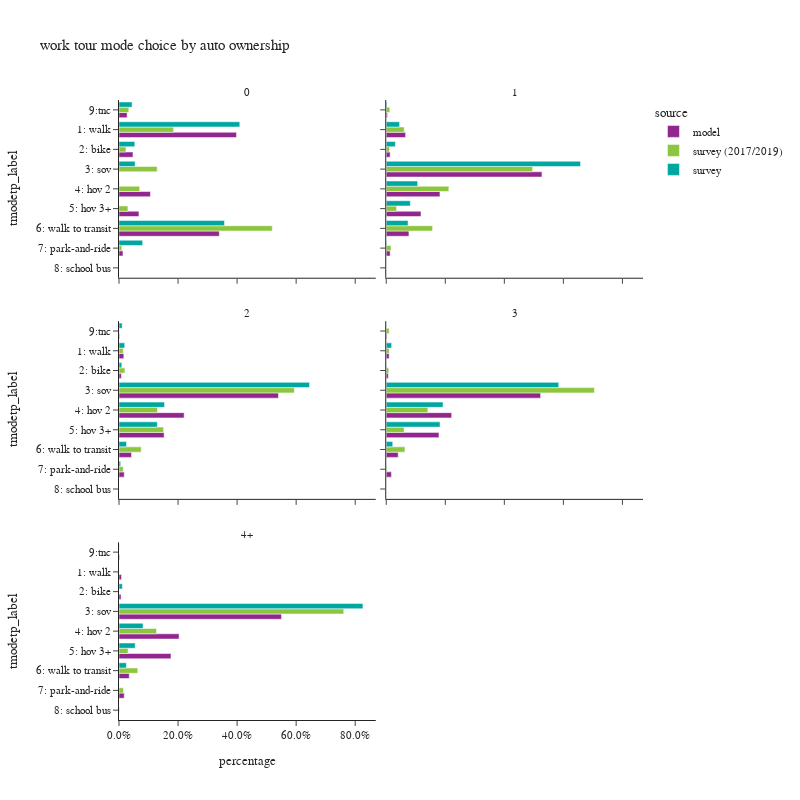

Notebook cell for this chart:
### Code cell
plot_mode_choice(wk_tour.loc[wk_tour['auto_ownership_4+']!="-1"],"auto_ownership_4+",
                 {"auto_ownership_4+":["0","1","2","3","4+"],
                  "tmodetp_label":["1: walk","2: bike","3: sov","4: hov 2","5: hov 3+","6: walk to transit",
                                   "7: park-and-ride","8: school bus","9: other–survey only"]},
                 "auto ownership",2,800)

### Figure 1 — Plotly figure (JSON) as saved in the notebook; plotly's stock layout.template omitted (floating-point values rounded to 4 significant figures)
{"data": [{"alignmentgroup": "True", "customdata": [[21198], [2524], [5672], [3596], [18092], [717], [1464]], "hovertemplate": "source=model<br>auto_ownership_4+=0<br>percentage=%{x}<br>tmodetp_label=%{y}<br>sample count=%{customdata[0]}<extra></extra>", "legendgroup": "model", "marker": {"color": "#91268F", "pattern": {"shape": ""}}, "name": "model", "offsetgroup": "model", "orientation": "h", "showlegend": true, "textposition": "auto", "type": "bar", "x": [0.398, 0.04739, 0.1065, 0.06751, 0.3397, 0.01346, 0.02749], "xaxis": "x5", "y": ["1: walk", "2: bike", "4: hov 2", "5: hov 3+", "6: walk to transit", "7: park-and-ride", "9:tnc"], "yaxis": "y5"}, {"alignmentgroup": "True", "customdata": [[25838], [5210], [208156], [71783], [46453], [30328], [5240], [1669]], "hovertemplate": "source=model<br>auto_ownership_4+=1<br>percentage=%{x}<br>tmodetp_label=%{y}<br>sample count=%{customdata[0]}<extra></extra>", "legendgroup": "model", "marker": {"color": "#91268F", "pattern": {"shape": ""}}, "name": "model", "offsetgroup": "model", "orientation": "h", "showlegend": false, "textposition": "auto", "type": "bar", "x": [0.06547, 0.0132, 0.5274, 0.1819, 0.1177, 0.07684, 0.01328, 0.004229], "xaxis": "x6", "y": ["1: walk", "2: bike", "3: sov", "4: hov 2", "5: hov 3+", "6: walk to transit", "7: park-and-ride", "9:tnc"], "yaxis": "y6"}, {"alignmentgroup": "True", "customdata": [[10101], [4997], [335210], [136954], [94842], [26303], [11010], [1330]], "hovertemplate": "source=model<br>auto_ownership_4+=2<br>percentage=%{x}<br>tmodetp_label=%{y}<br>sample count=%{customdata[0]}<extra></extra>", "legendgroup": "model", "marker": {"color": "#91268F", "pattern": {"shape": ""}}, "name": "model", "offsetgroup": "model", "orientation": "h", "showlegend": false, "textposition": "auto", "type": "bar", "x": [0.01627, 0.00805, 0.54, 0.2206, 0.1528, 0.04237, 0.01774, 0.002143], "xaxis": "x3", "y": ["1: walk", "2: bike", "3: sov", "4: hov 2", "5: hov 3+", "6: walk to transit", "7: park-and-ride", "9:tnc"], "yaxis": "y3"}, {"alignmentgroup": "True", "customdata": [[2965], [2119], [156832], [66465], [53550], [12121], [5290], [630]], "hovertemplate": "source=model<br>auto_ownership_4+=3<br>percentage=%{x}<br>tmodetp_label=%{y}<br>sample count=%{customdata[0]}<extra></extra>", "legendgroup": "model", "marker": {"color": "#91268F", "pattern": {"shape": ""}}, "name": "model", "offsetgroup": "model", "orientation": "h", "showlegend": false, "textposition": "auto", "type": "bar", "x": [0.009884, 0.007064, 0.5228, 0.2216, 0.1785, 0.04041, 0.01763, 0.0021], "xaxis": "x4", "y": ["1: walk", "2: bike", "3: sov", "4: hov 2", "5: hov 3+", "6: walk to transit", "7: park-and-ride", "9:tnc"], "yaxis": "y4"}, {"alignmentgroup": "True", "customdata": [[1805], [1498], [117515], [43452], [37594], [7397], [3787], [454]], "hovertemplate": "source=model<br>auto_ownership_4+=4+<br>percentage=%{x}<br>tmodetp_label=%{y}<br>sample count=%{customdata[0]}<extra></extra>", "legendgroup": "model", "marker": {"color": "#91268F", "pattern": {"shape": ""}}, "name": "model", "offsetgroup": "model", "orientation": "h", "showlegend": false, "textposition": "auto", "type": "bar", "x": [0.008454, 0.007016, 0.5504, 0.2035, 0.1761, 0.03465, 0.01774, 0.002126], "xaxis": "x", "y": ["1: walk", "2: bike", "3: sov", "4: hov 2", "5: hov 3+", "6: walk to transit", "7: park-and-ride", "9:tnc"], "yaxis": "y"}, {"alignmentgroup": "True", "customdata": [[167], [38], [11], [11], [4], [413], [3], [19]], "hovertemplate": "source=survey (2017/2019)<br>auto_ownership_4+=0<br>percentage=%{x}<br>tmodetp_label=%{y}<br>sample count=%{customdata[0]}<extra></extra>", "legendgroup": "survey (2017/2019)", "marker": {"color": "#8CC63E", "pattern": {"shape": ""}}, "name": "survey (2017/2019)", "offsetgroup": "survey (2017/2019)", "orientation": "h", "showlegend": true, "textposition": "auto", "type": "bar", "x": [0.1849, 0.02357, 0.1294, 0.07001, 0.03022, 0.5192, 0.009508, 0.03322], "xaxis": "x5", "y": ["1: walk", "2: bike", "3: sov", "4: hov 2", "5: hov 3+", "6: walk to transit", "7: park-and-ride", "9:tnc"], "yaxis": "y5"}, {"alignmentgroup": "True", "customdata": [[253], [99], [854], [273], [97], [749], [36], [1], [32]], "hovertemplate": "source=survey (2017/2019)<br>auto_ownership_4+=1<br>percentage=%{x}<br>tmodetp_label=%{y}<br>sample count=%{customdata[0]}<extra></extra>", "legendgroup": "survey (2017/2019)", "marker": {"color": "#8CC63E", "pattern": {"shape": ""}}, "name": "survey (2017/2019)", "offsetgroup": "survey (2017/2019)", "orientation": "h", "showlegend": false, "textposition": "auto", "type": "bar", "x": [0.06084, 0.0109, 0.496, 0.212, 0.03507, 0.1569, 0.01619, 7.305e-05, 0.01201], "xaxis": "x6", "y": ["1: walk", "2: bike", "3: sov", "4: hov 2", "5: hov 3+", "6: walk to transit", "7: park-and-ride", "8: school bus", "9:tnc"], "yaxis": "y6"}, {"alignmentgroup": "True", "customdata": [[51], [46], [929], [240], [129], [315], [38], [1], [11]], "hovertemplate": "source=survey (2017/2019)<br>auto_ownership_4+=2<br>percentage=%{x}<br>tmodetp_label=%{y}<br>sample count=%{customdata[0]}<extra></extra>", "legendgroup": "survey (2017/2019)", "marker": {"color": "#8CC63E", "pattern": {"shape": ""}}, "name": "survey (2017/2019)", "offsetgroup": "survey (2017/2019)", "orientation": "h", "showlegend": false, "textposition": "auto", "type": "bar", "x": [0.01427, 0.01999, 0.5939, 0.1302, 0.151, 0.07512, 0.01408, 0.0001075, 0.001361], "xaxis": "x3", "y": ["1: walk", "2: bike", "3: sov", "4: hov 2", "5: hov 3+", "6: walk to transit", "7: park-and-ride", "8: school bus", "9:tnc"], "yaxis": "y3"}, {"alignmentgroup": "True", "customdata": [[1], [7], [253], [51], [23], [32], [3], [1], [2]], "hovertemplate": "source=survey (2017/2019)<br>auto_ownership_4+=3<br>percentage=%{x}<br>tmodetp_label=%{y}<br>sample count=%{customdata[0]}<extra></extra>", "legendgroup": "survey (2017/2019)", "marker": {"color": "#8CC63E", "pattern": {"shape": ""}}, "name": "survey (2017/2019)", "offsetgroup": "survey (2017/2019)", "orientation": "h", "showlegend": false, "textposition": "auto", "type": "bar", "x": [0.009895, 0.008596, 0.705, 0.1409, 0.06034, 0.06335, 0.001978, 7.552e-06, 0.009953], "xaxis": "x4", "y": ["1: walk", "2: bike", "3: sov", "4: hov 2", "5: hov 3+", "6: walk to transit", "7: park-and-ride", "8: school bus", "9:tnc"], "yaxis": "y4"}, {"alignmentgroup": "True", "customdata": [[1], [1], [113], [13], [4], [9], [2], [1]], "hovertemplate": "source=survey (2017/2019)<br>auto_ownership_4+=4+<br>percentage=%{x}<br>tmodetp_label=%{y}<br>sample count=%{customdata[0]}<extra></extra>", "legendgroup": "survey (2017/2019)", "marker": {"color": "#8CC63E", "pattern": {"shape": ""}}, "name": "survey (2017/2019)", "offsetgroup": "survey (2017/2019)", "orientation": "h", "showlegend": false, "textposition": "auto", "type": "bar", "x": [0.0001081, 0.0006591, 0.7612, 0.127, 0.03056, 0.06355, 0.01493, 0.001927], "xaxis": "x", "y": ["1: walk", "2: bike", "3: sov", "4: hov 2", "5: hov 3+", "6: walk to transit", "7: park-and-ride", "8: school bus"], "yaxis": "y"}, {"alignmentgroup": "True", "customdata": [[53], [26], [2], [2], [93], [7], [6]], "hovertemplate": "source=survey<br>auto_ownership_4+=0<br>percentage=%{x}<br>tmodetp_label=%{y}<br>sample count=%{customdata[0]}<extra></extra>", "legendgroup": "survey", "marker": {"color": "#00A7A0", "pattern": {"shape": ""}}, "name": "survey", "offsetgroup": "survey", "orientation": "h", "showlegend": true, "textposition": "auto", "type": "bar", "x": [0.4092, 0.05364, 0.05471, 0.0008115, 0.3573, 0.08009, 0.04431], "xaxis": "x5", "y": ["1: walk", "2: bike", "3: sov", "4: hov 2", "6: walk to transit", "7: park-and-ride", "9:tnc"], "yaxis": "y5"}, {"alignmentgroup": "True", "customdata": [[68], [59], [355], [70], [27], [108], [5], [4]], "hovertemplate": "source=survey<br>auto_ownership_4+=1<br>percentage=%{x}<br>tmodetp_label=%{y}<br>sample count=%{customdata[0]}<extra></extra>", "legendgroup": "survey", "marker": {"color": "#00A7A0", "pattern": {"shape": ""}}, "name": "survey", "offsetgroup": "survey", "orientation": "h", "showlegend": false, "textposition": "auto", "type": "bar", "x": [0.0452, 0.03084, 0.6579, 0.1064, 0.08168, 0.07385, 0.001542, 0.002598], "xaxis": "x6", "y": ["1: walk", "2: bike", "3: sov", "4: hov 2", "5: hov 3+", "6: walk to transit", "7: park-and-ride", "9:tnc"], "yaxis": "y6"}, {"alignmentgroup": "True", "customdata": [[20], [17], [422], [66], [35], [46], [4], [1]], "hovertemplate": "source=survey<br>auto_ownership_4+=2<br>percentage=%{x}<br>tmodetp_label=%{y}<br>sample count=%{customdata[0]}<extra></extra>", "legendgroup": "survey", "marker": {"color": "#00A7A0", "pattern": {"shape": ""}}, "name": "survey", "offsetgroup": "survey", "orientation": "h", "showlegend": false, "textposition": "auto", "type": "bar", "x": [0.01941, 0.009495, 0.6453, 0.1543, 0.1298, 0.02542, 0.005583, 0.01069], "xaxis": "x3", "y": ["1: walk", "2: bike", "3: sov", "4: hov 2", "5: hov 3+", "6: walk to transit", "7: park-and-ride", "9:tnc"], "yaxis": "y3"}, {"alignmentgroup": "True", "customdata": [[2], [3], [123], [28], [13], [6]], "hovertemplate": "source=survey<br>auto_ownership_4+=3<br>percentage=%{x}<br>tmodetp_label=%{y}<br>sample count=%{customdata[0]}<extra></extra>", "legendgroup": "survey", "marker": {"color": "#00A7A0", "pattern": {"shape": ""}}, "name": "survey", "offsetgroup": "survey", "orientation": "h", "showlegend": false, "textposition": "auto", "type": "bar", "x": [0.01826, 0.001036, 0.5841, 0.1923, 0.1823, 0.022], "xaxis": "x4", "y": ["1: walk", "2: bike", "3: sov", "4: hov 2", "5: hov 3+", "6: walk to transit"], "yaxis": "y4"}, {"alignmentgroup": "True", "customdata": [[3], [76], [10], [3], [1], [1], [1]], "hovertemplate": "source=survey<br>auto_ownership_4+=4+<br>percentage=%{x}<br>tmodetp_label=%{y}<br>sample count=%{customdata[0]}<extra></extra>", "legendgroup": "survey", "marker": {"color": "#00A7A0", "pattern": {"shape": ""}}, "name": "survey", "offsetgroup": "survey", "orientation": "h", "showlegend": false, "textposition": "auto", "type": "bar", "x": [0.01146, 0.8261, 0.08145, 0.05483, 0.02499, 0.0002432, 0.0008715], "xaxis": "x", "y": ["2: bike", "3: sov", "4: hov 2", "5: hov 3+", "6: walk to transit", "7: park-and-ride", "9:tnc"], "yaxis": "y"}], "layout": {"annotations": [{"font": {}, "showarrow": false, "text": "4+", "x": 0.245, "xanchor": "center", "xref": "paper", "y": 0.2867, "yanchor": "bottom", "yref": "paper"}, {"font": {}, "showarrow": false, "text": "2", "x": 0.245, "xanchor": "center", "xref": "paper", "y": 0.6433, "yanchor": "bottom", "yref": "paper"}, {"font": {}, "showarrow": false, "text": "3", "x": 0.755, "xanchor": "center", "xref": "paper", "y": 0.6433, "yanchor": "bottom", "yref": "paper"}, {"font": {}, "showarrow": false, "text": "0", "x": 0.245, "xanchor": "center", "xref": "paper", "y": 1.0, "yanchor": "bottom", "yref": "paper"}, {"font": {}, "showarrow": false, "text": "1", "x": 0.755, "xanchor": "center", "xref": "paper", "y": 1.0, "yanchor": "bottom", "yref": "paper"}], "barmode": "group", "height": 800, "legend": {"title": {"text": "source"}, "tracegroupgap": 0}, "title": {"text": "work tour mode choice by auto ownership"}, "width": 800, "xaxis": {"anchor": "y", "domain": [0.0, 0.49], "tickformat": ".1%", "title": {"text": "percentage"}}, "xaxis2": {"anchor": "y2", "domain": [0.51, 1.0], "matches": "x", "tickformat": ".1%", "title": {"text": "percentage"}}, "xaxis3": {"anchor": "y3", "domain": [0.0, 0.49], "matches": "x", "showticklabels": false, "tickformat": ".1%"}, "xaxis4": {"anchor": "y4", "domain": [0.51, 1.0], "matches": "x", "showticklabels": false, "tickformat": ".1%"}, "xaxis5": {"anchor": "y5", "domain": [0.0, 0.49], "matches": "x", "showticklabels": false, "tickformat": ".1%"}, "xaxis6": {"anchor": "y6", "domain": [0.51, 1.0], "matches": "x", "showticklabels": false, "tickformat": ".1%"}, "yaxis": {"anchor": "x", "categoryarray": ["9: other–survey only", "8: school bus", "7: park-and-ride", "6: walk to transit", "5: hov 3+", "4: hov 2", "3: sov", "2: bike", "1: walk"], "categoryorder": "array", "domain": [0.0, 0.2867], "title": {"text": "tmodetp_label"}}, "yaxis2": {"anchor": "x2", "domain": [0.0, 0.2867], "matches": "y", "showticklabels": false}, "yaxis3": {"anchor": "x3", "categoryarray": ["9: other–survey only", "8: school bus", "7: park-and-ride", "6: walk to transit", "5: hov 3+", "4: hov 2", "3: sov", "2: bike", "1: walk"], "categoryorder": "array", "domain": [0.3567, 0.6433], "matches": "y", "title": {"text": "tmodetp_label"}}, "yaxis4": {"anchor": "x4", "domain": [0.3567, 0.6433], "matches": "y", "showticklabels": false}, "yaxis5": {"anchor": "x5", "categoryarray": ["9: other–survey only", "8: school bus", "7: park-and-ride", "6: walk to transit", "5: hov 3+", "4: hov 2", "3: sov", "2: bike", "1: walk"], "categoryorder": "array", "domain": [0.7133, 1.0], "matches": "y", "title": {"text": "tmodetp_label"}}, "yaxis6": {"anchor": "x6", "domain": [0.7133, 1.0], "matches": "y", "showticklabels": false}}}
